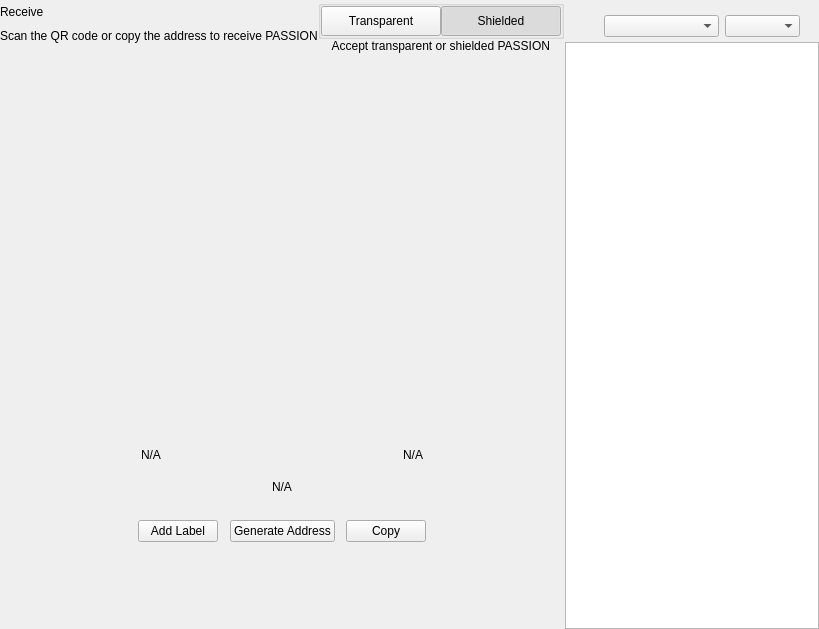
<?xml version="1.0" encoding="UTF-8"?>
<ui version="4.0">
 <class>ReceiveWidget</class>
 <widget class="QWidget" name="ReceiveWidget">
  <property name="geometry">
   <rect>
    <x>0</x>
    <y>0</y>
    <width>819</width>
    <height>629</height>
   </rect>
  </property>
  <property name="minimumSize">
   <size>
    <width>0</width>
    <height>0</height>
   </size>
  </property>
  <property name="windowTitle">
   <string>Form</string>
  </property>
  <layout class="QHBoxLayout" name="horizontalLayout_2" stretch="2,1">
   <property name="spacing">
    <number>0</number>
   </property>
   <property name="leftMargin">
    <number>0</number>
   </property>
   <property name="topMargin">
    <number>0</number>
   </property>
   <property name="rightMargin">
    <number>0</number>
   </property>
   <property name="bottomMargin">
    <number>0</number>
   </property>
   <item>
    <widget class="QWidget" name="left" native="true">
     <layout class="QVBoxLayout" name="verticalLayout_3">
      <property name="leftMargin">
       <number>0</number>
      </property>
      <property name="topMargin">
       <number>0</number>
      </property>
      <property name="rightMargin">
       <number>0</number>
      </property>
      <property name="bottomMargin">
       <number>0</number>
      </property>
      <item>
       <layout class="QVBoxLayout" name="verticalLayout_2">
        <property name="spacing">
         <number>0</number>
        </property>
        <property name="leftMargin">
         <number>0</number>
        </property>
        <item>
         <layout class="QHBoxLayout" name="horizontalLayout_3">
          <property name="spacing">
           <number>0</number>
          </property>
          <item>
           <layout class="QVBoxLayout" name="verticalLayout_4">
            <property name="spacing">
             <number>5</number>
            </property>
            <item>
             <widget class="QLabel" name="labelTitle">
              <property name="text">
               <string>Receive</string>
              </property>
             </widget>
            </item>
            <item alignment="Qt::AlignTop">
             <widget class="QLabel" name="labelSubtitle1">
              <property name="text">
               <string>Scan the QR code or copy the address to receive PASSION</string>
              </property>
             </widget>
            </item>
           </layout>
          </item>
          <item>
           <spacer name="horizontalSpacer">
            <property name="orientation">
             <enum>Qt::Horizontal</enum>
            </property>
            <property name="sizeHint" stdset="0">
             <size>
              <width>40</width>
              <height>20</height>
             </size>
            </property>
           </spacer>
          </item>
          <item>
           <widget class="QWidget" name="containerViewPrivacyChecks" native="true">
            <layout class="QVBoxLayout" name="containerPrivacyChecks">
             <property name="spacing">
              <number>0</number>
             </property>
             <property name="leftMargin">
              <number>0</number>
             </property>
             <property name="topMargin">
              <number>0</number>
             </property>
             <property name="rightMargin">
              <number>0</number>
             </property>
             <property name="bottomMargin">
              <number>0</number>
             </property>
             <item alignment="Qt::AlignHCenter|Qt::AlignVCenter">
              <widget class="QGroupBox" name="groupBox">
               <property name="title">
                <string/>
               </property>
               <layout class="QHBoxLayout" name="horizontalLayout_2_1">
                <property name="spacing">
                 <number>0</number>
                </property>
                <property name="leftMargin">
                 <number>0</number>
                </property>
                <property name="topMargin">
                 <number>0</number>
                </property>
                <property name="rightMargin">
                 <number>0</number>
                </property>
                <property name="bottomMargin">
                 <number>0</number>
                </property>
                <item>
                 <widget class="QPushButton" name="pushLeft">
                  <property name="minimumSize">
                   <size>
                    <width>120</width>
                    <height>30</height>
                   </size>
                  </property>
                  <property name="maximumSize">
                   <size>
                    <width>120</width>
                    <height>30</height>
                   </size>
                  </property>
                  <property name="focusPolicy">
                   <enum>Qt::NoFocus</enum>
                  </property>
                  <property name="text">
                   <string>Transparent</string>
                  </property>
                  <property name="checkable">
                   <bool>true</bool>
                  </property>
                  <property name="autoExclusive">
                   <bool>true</bool>
                  </property>
                 </widget>
                </item>
                <item>
                 <widget class="QPushButton" name="pushRight">
                  <property name="minimumSize">
                   <size>
                    <width>120</width>
                    <height>30</height>
                   </size>
                  </property>
                  <property name="maximumSize">
                   <size>
                    <width>120</width>
                    <height>30</height>
                   </size>
                  </property>
                  <property name="focusPolicy">
                   <enum>Qt::NoFocus</enum>
                  </property>
                  <property name="text">
                   <string>Shielded</string>
                  </property>
                  <property name="checkable">
                   <bool>true</bool>
                  </property>
                  <property name="checked">
                   <bool>true</bool>
                  </property>
                  <property name="autoExclusive">
                   <bool>true</bool>
                  </property>
                 </widget>
                </item>
               </layout>
              </widget>
             </item>
             <item alignment="Qt::AlignHCenter|Qt::AlignTop">
              <widget class="QLabel" name="labelSubtitle2">
               <property name="text">
                <string>Accept transparent or shielded PASSION</string>
               </property>
               <property name="alignment">
                <set>Qt::AlignRight|Qt::AlignTrailing|Qt::AlignVCenter</set>
               </property>
              </widget>
             </item>
            </layout>
           </widget>
          </item>
         </layout>
        </item>
        <item>
         <spacer name="verticalSpacer_2">
          <property name="orientation">
           <enum>Qt::Vertical</enum>
          </property>
          <property name="sizeType">
           <enum>QSizePolicy::Expanding</enum>
          </property>
          <property name="sizeHint" stdset="0">
           <size>
            <width>20</width>
            <height>50</height>
           </size>
          </property>
         </spacer>
        </item>
        <item alignment="Qt::AlignHCenter">
         <widget class="QWidget" name="layoutQR" native="true">
          <property name="maximumSize">
           <size>
            <width>510</width>
            <height>16777215</height>
           </size>
          </property>
          <layout class="QVBoxLayout" name="verticalLayoutQr">
           <item>
            <spacer name="verticalSpacer11">
             <property name="orientation">
              <enum>Qt::Vertical</enum>
             </property>
             <property name="sizeType">
              <enum>QSizePolicy::Fixed</enum>
             </property>
             <property name="sizeHint" stdset="0">
              <size>
               <width>20</width>
               <height>20</height>
              </size>
             </property>
            </spacer>
           </item>
           <item alignment="Qt::AlignHCenter">
            <widget class="QLabel" name="labelQrImg">
             <property name="minimumSize">
              <size>
               <width>260</width>
               <height>260</height>
              </size>
             </property>
             <property name="maximumSize">
              <size>
               <width>260</width>
               <height>260</height>
              </size>
             </property>
             <property name="text">
              <string/>
             </property>
             <property name="alignment">
              <set>Qt::AlignCenter</set>
             </property>
            </widget>
           </item>
           <item>
            <spacer name="verticalSpacer_21">
             <property name="orientation">
              <enum>Qt::Vertical</enum>
             </property>
             <property name="sizeType">
              <enum>QSizePolicy::Fixed</enum>
             </property>
             <property name="sizeHint" stdset="0">
              <size>
               <width>20</width>
               <height>30</height>
              </size>
             </property>
            </spacer>
           </item>
           <item>
            <widget class="QWidget" name="widget" native="true">
             <property name="minimumSize">
              <size>
               <width>0</width>
               <height>0</height>
              </size>
             </property>
             <layout class="QHBoxLayout" name="horizontalLayout_5">
              <item>
               <widget class="QLabel" name="labelLabel">
                <property name="text">
                 <string notr="true">N/A</string>
                </property>
               </widget>
              </item>
              <item>
               <spacer name="horizontalSpacer_2">
                <property name="orientation">
                 <enum>Qt::Horizontal</enum>
                </property>
                <property name="sizeHint" stdset="0">
                 <size>
                  <width>141</width>
                  <height>20</height>
                 </size>
                </property>
               </spacer>
              </item>
              <item>
               <widget class="QLabel" name="labelDate">
                <property name="text">
                 <string notr="true">N/A</string>
                </property>
                <property name="alignment">
                 <set>Qt::AlignRight|Qt::AlignTrailing|Qt::AlignVCenter</set>
                </property>
               </widget>
              </item>
             </layout>
            </widget>
           </item>
           <item>
            <widget class="QLabel" name="labelAddress">
             <property name="sizePolicy">
              <sizepolicy hsizetype="Expanding" vsizetype="Preferred">
               <horstretch>0</horstretch>
               <verstretch>0</verstretch>
              </sizepolicy>
             </property>
             <property name="minimumSize">
              <size>
               <width>300</width>
               <height>0</height>
              </size>
             </property>
             <property name="text">
              <string notr="true">N/A</string>
             </property>
             <property name="alignment">
              <set>Qt::AlignCenter</set>
             </property>
            </widget>
           </item>
           <item>
            <spacer name="verticalSpacer_4">
             <property name="orientation">
              <enum>Qt::Vertical</enum>
             </property>
             <property name="sizeType">
              <enum>QSizePolicy::Fixed</enum>
             </property>
             <property name="sizeHint" stdset="0">
              <size>
               <width>20</width>
               <height>20</height>
              </size>
             </property>
            </spacer>
           </item>
           <item>
            <layout class="QHBoxLayout" name="horizontalLayout_4">
             <item alignment="Qt::AlignHCenter">
              <widget class="QPushButton" name="pushButtonLabel">
               <property name="focusPolicy">
                <enum>Qt::NoFocus</enum>
               </property>
               <property name="text">
                <string>Add Label</string>
               </property>
              </widget>
             </item>
             <item alignment="Qt::AlignHCenter">
              <widget class="QPushButton" name="pushButtonNewAddress">
               <property name="focusPolicy">
                <enum>Qt::NoFocus</enum>
               </property>
               <property name="text">
                <string>Generate Address</string>
               </property>
              </widget>
             </item>
             <item alignment="Qt::AlignHCenter">
              <widget class="QPushButton" name="pushButtonCopy">
               <property name="focusPolicy">
                <enum>Qt::NoFocus</enum>
               </property>
               <property name="text">
                <string>Copy</string>
               </property>
              </widget>
             </item>
            </layout>
           </item>
           <item>
            <spacer name="verticalSpacer_3">
             <property name="orientation">
              <enum>Qt::Vertical</enum>
             </property>
             <property name="sizeType">
              <enum>QSizePolicy::Expanding</enum>
             </property>
             <property name="sizeHint" stdset="0">
              <size>
               <width>20</width>
               <height>20</height>
              </size>
             </property>
            </spacer>
           </item>
          </layout>
         </widget>
        </item>
        <item>
         <spacer name="verticalSpacer">
          <property name="orientation">
           <enum>Qt::Vertical</enum>
          </property>
          <property name="sizeHint" stdset="0">
           <size>
            <width>20</width>
            <height>40</height>
           </size>
          </property>
         </spacer>
        </item>
       </layout>
      </item>
     </layout>
    </widget>
   </item>
   <item>
    <widget class="QWidget" name="right" native="true">
     <layout class="QVBoxLayout" name="verticalLayout_5">
      <property name="spacing">
       <number>0</number>
      </property>
      <property name="leftMargin">
       <number>1</number>
      </property>
      <property name="topMargin">
       <number>0</number>
      </property>
      <property name="rightMargin">
       <number>0</number>
      </property>
      <property name="bottomMargin">
       <number>0</number>
      </property>
      <item>
       <layout class="QVBoxLayout" name="container_right">
        <property name="spacing">
         <number>0</number>
        </property>
        <property name="leftMargin">
         <number>0</number>
        </property>
        <property name="rightMargin">
         <number>0</number>
        </property>
        <item>
         <layout class="QVBoxLayout" name="verticalLayout">
          <property name="spacing">
           <number>6</number>
          </property>
          <property name="leftMargin">
           <number>19</number>
          </property>
          <property name="rightMargin">
           <number>19</number>
          </property>
          <item>
           <widget class="OptionButton" name="btnRequest" native="true"/>
          </item>
          <item>
           <widget class="OptionButton" name="btnMyAddresses" native="true">
            <property name="sizePolicy">
             <sizepolicy hsizetype="Preferred" vsizetype="Minimum">
              <horstretch>0</horstretch>
              <verstretch>0</verstretch>
             </sizepolicy>
            </property>
           </widget>
          </item>
         </layout>
        </item>
        <item>
         <widget class="QWidget" name="sortWidget" native="true">
          <layout class="QHBoxLayout" name="horizontalLayout_6">
           <property name="leftMargin">
            <number>19</number>
           </property>
           <property name="rightMargin">
            <number>19</number>
           </property>
           <property name="bottomMargin">
            <number>5</number>
           </property>
           <item>
            <spacer name="horizontalSpacer_3">
             <property name="orientation">
              <enum>Qt::Horizontal</enum>
             </property>
             <property name="sizeHint" stdset="0">
              <size>
               <width>40</width>
               <height>20</height>
              </size>
             </property>
            </spacer>
           </item>
           <item>
            <widget class="QComboBox" name="comboBoxSort">
             <property name="sizePolicy">
              <sizepolicy hsizetype="Preferred" vsizetype="Fixed">
               <horstretch>0</horstretch>
               <verstretch>0</verstretch>
              </sizepolicy>
             </property>
             <property name="minimumSize">
              <size>
               <width>115</width>
               <height>0</height>
              </size>
             </property>
            </widget>
           </item>
           <item>
            <widget class="QComboBox" name="comboBoxSortOrder">
             <property name="sizePolicy">
              <sizepolicy hsizetype="Preferred" vsizetype="Fixed">
               <horstretch>0</horstretch>
               <verstretch>0</verstretch>
              </sizepolicy>
             </property>
             <property name="minimumSize">
              <size>
               <width>75</width>
               <height>0</height>
              </size>
             </property>
            </widget>
           </item>
          </layout>
         </widget>
        </item>
        <item>
         <widget class="QListView" name="listViewAddress"/>
        </item>
       </layout>
      </item>
     </layout>
    </widget>
   </item>
  </layout>
 </widget>
 <customwidgets>
  <customwidget>
   <class>OptionButton</class>
   <extends>QWidget</extends>
   <header>qt/passion/optionbutton.h</header>
   <container>1</container>
  </customwidget>
 </customwidgets>
 <resources/>
 <connections/>
</ui>
